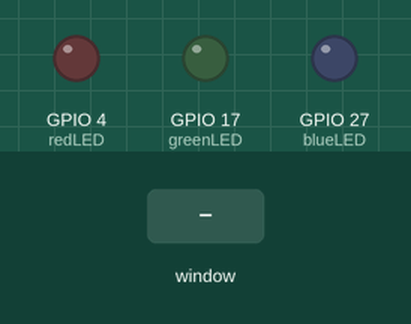
This program was run on a simulated Raspberry Pi (BCM pin numbers). On the bench: output pins drawn as LEDs (lit = HIGH). The test bench sets the inputs (shaded band). The desktop window is not drawn, its controls go by their first labels and the mouse button is held 0.15 s. At 5.8 s the program stops and its outputs stay as they are.

Above: at 1.2 s.
1.3 s: control labelled "RED LED" in the window clicked
At 2.2 s:
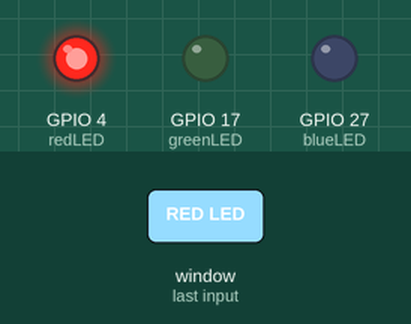
2.8 s: control labelled "GREEN LED" in the window clicked
At 3.3 s:
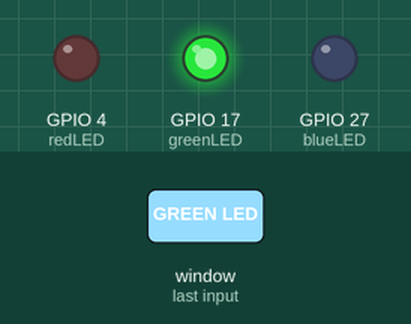
4.3 s: control labelled "BLUE LED" in the window clicked
At 5.5 s:
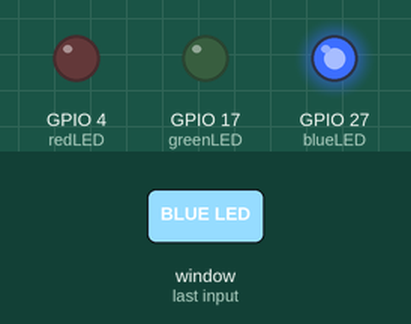
5.8 s: control labelled "EXIT" in the window clicked
At 6.8 s:
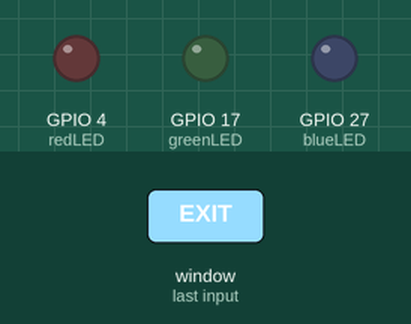
Timing chart, 0 to 7.3 s (numbered marks = the images above; inputs shaded):
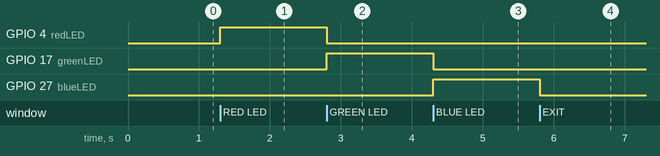

Measured:
- after the input at 1.3 s, GPIO 4 (redLED): LOW → HIGH at once
- after the input at 2.8 s, GPIO 4 (redLED): HIGH → LOW at once; GPIO 17 (greenLED): LOW → HIGH at once
- after the input at 4.3 s, GPIO 17 (greenLED): HIGH → LOW at once; GPIO 27 (blueLED): LOW → HIGH at once
- after the input at 5.8 s, GPIO 27 (blueLED): HIGH → LOW at once

The program:

5_2.py
```python
import RPi.GPIO as GPIO
from tkinter import *
import tkinter.font
from gpiozero import LED
#import RPi.GPIO as GPIO

redLED = LED(4)
greenLED = LED(17)
blueLED = LED(27)

win = Tk()
win.title("Radio Button LEDs")
myFont = tkinter.font.Font(family="Ariel", size = 12, weight="bold")
val = IntVar()

def toggleLEDs():
	var =val.get()
	if var == 1:
		redLED.on()
		greenLED.off()
		blueLED.off()
	elif var == 2:
		redLED.off()
		greenLED.on()
		blueLED.off()
	else:
		redLED.off()
		greenLED.off()
		blueLED.on()

def close():
	GPIO.cleanup()
	win.destroy()


redB = Radiobutton( win, text = "RED LED", font = myFont , variable = val , value = 1,command = toggleLEDs,bg = "pink",height = 1, width = 8)
redB.grid(row=1 , column = 0)

greenB = Radiobutton( win, text = "GREEN LED", font = myFont , variable = val , value = 2,command = toggleLEDs,bg = "cyan", height = 1 ,width = 8)
greenB.grid(row=1 , column = 1)

blueB = Radiobutton( win, text = "BLUE LED", font = myFont , variable = val , value = 3,command = toggleLEDs,bg = "sky blue" , height = 1 , width = 8)
blueB.grid(row=1 , column = 2)

closeB = Button( win, text = "EXIT", font = myFont , command = close ,bg = "orange" , height = 1 , width = 5)
closeB.grid(row=2 , column = 1)

win.protocol("WM_DELETE_WINDOW")
win.mainloop()
```
